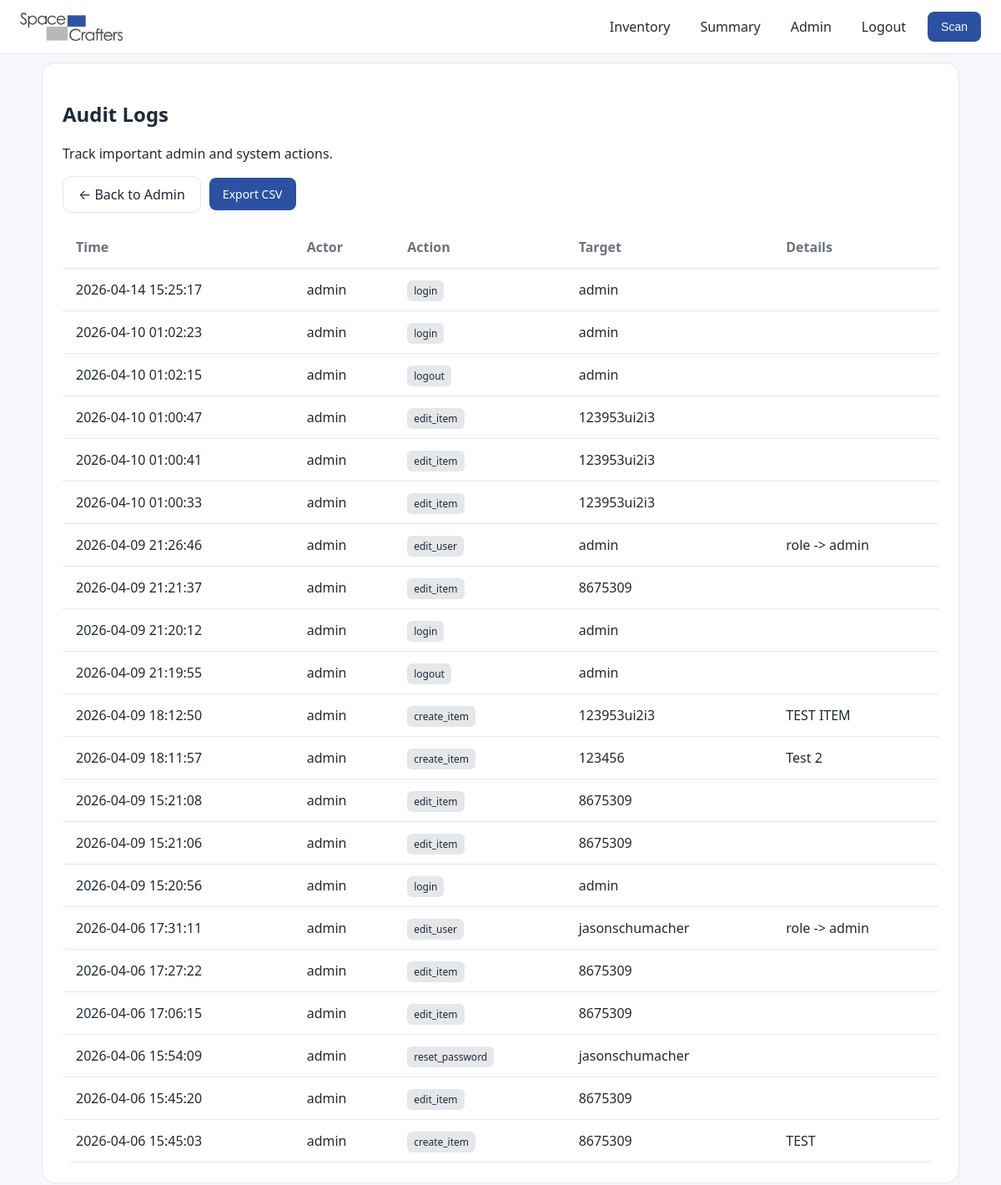
Before: /admin/logs (signed in) with the older database file.
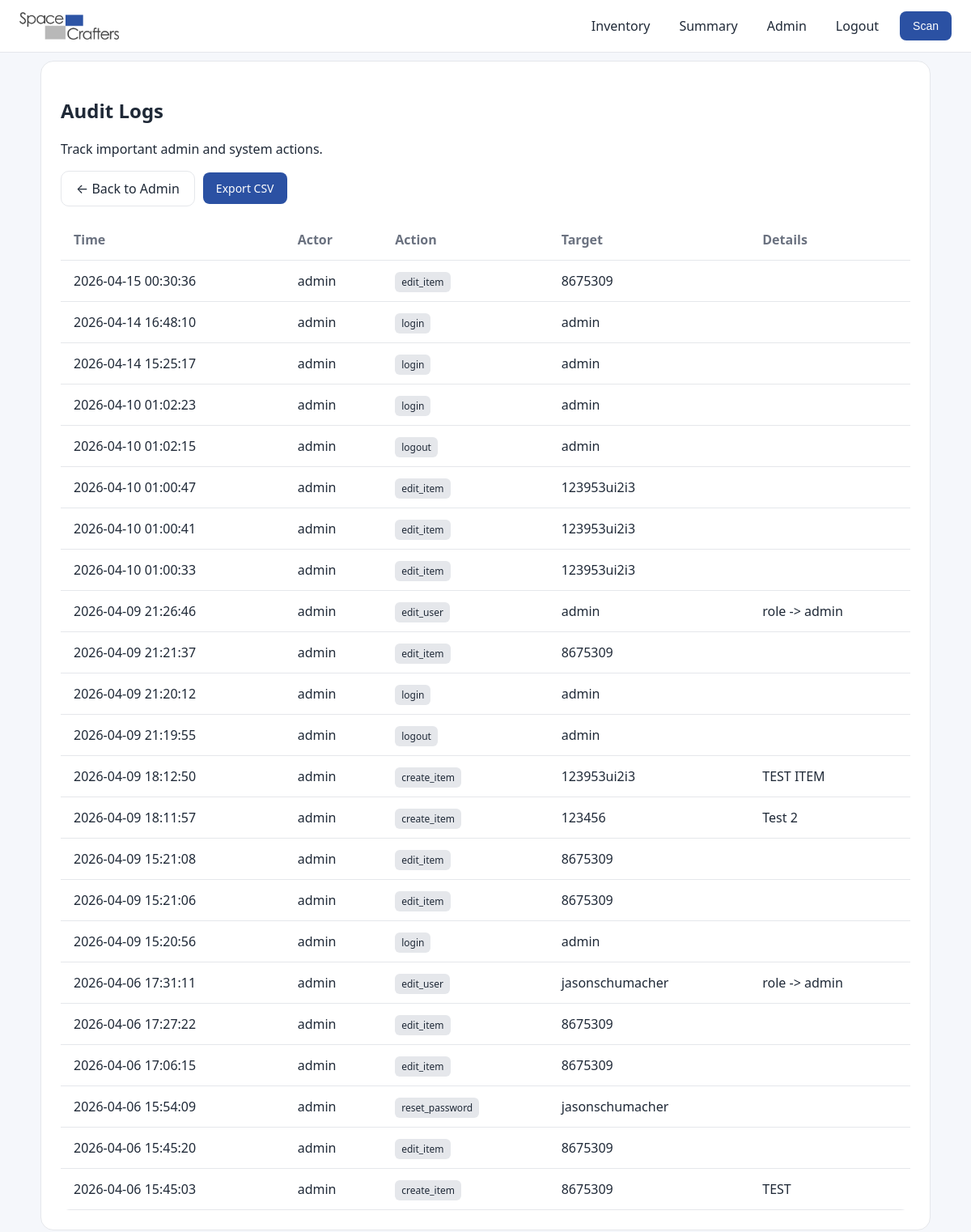
After: the same page with the newer database file.
### models.py (models this page shows)
class AuditLog(db.Model):
    __tablename__ = "audit_logs"
    id = db.Column(db.Integer, primary_key=True)
    actor_id = db.Column(
        db.Integer,
        db.ForeignKey("users.id"),
        nullable=True,
    )
    action = db.Column(db.String(200), nullable=False)
    target = db.Column(db.String(200))
    details = db.Column(db.Text)
    created_at = db.Column(
        db.DateTime,
        default=lambda: datetime.now(timezone.utc),
    )
    actor = db.relationship("User", back_populates="audit_logs")

class User(UserMixin, db.Model):
    __tablename__ = "users"
    id = db.Column(db.Integer, primary_key=True)
    username = db.Column(db.String(100), unique=True, nullable=False)
    password_hash = db.Column(db.String(200), nullable=False)
    role = db.Column(db.String(20), default="viewer")
    audit_logs = db.relationship(
        "AuditLog",
        back_populates="actor",
        cascade="all, delete-orphan",
    )
    @property
    def is_active(self):
        return True
    @property
    def is_admin(self):
        return self.role == "admin"

### app.py (the view)
@app.route("/admin/logs")
@login_required
@admin_required
def view_audit_logs():
    logs = AuditLog.query.order_by(AuditLog.id.desc()).limit(200).all()
    return render_template("audit_logs.html", logs=logs)

### app.py (called while the page is built)
@login_manager.user_loader
def load_user(user_id):
    return db.session.get(User, int(user_id))

def admin_required(view):
    @wraps(view)
    def wrapped(*args, **kwargs):
        if not current_user.is_authenticated or not current_user.is_admin:
            abort(403)
        return view(*args, **kwargs)
    return wrapped

### templates/audit_logs.html
{% extends "base.html" %}
{% block content %}
<div class="card">
  <h2>Audit Logs</h2>
  <p class="muted-text">
    Track important admin and system actions.
  </p>
  <div class="action-row">
    <a href="{{ url_for('admin') }}" class="secondary-btn">
      ← Back to Admin
    </a>
    <a href="{{ url_for('export_audit_logs') }}" class="primary-btn">
      Export CSV
    </a>
  </div>
  {% if logs %}
  <table class="summary-table">
    <thead>
      <tr>
        <th>Time</th>
        <th>Actor</th>
        <th>Action</th>
        <th>Target</th>
        <th>Details</th>
      </tr>
    </thead>
    <tbody>
      {% for log in logs %}
      <tr>
        <td>{{ log.created_at.strftime("%Y-%m-%d %H:%M:%S") }}</td>
        <td>
          {% if log.actor %}
            {{ log.actor.username }}
          {% else %}
            <em class="muted-text">System</em>
          {% endif %}
        </td>
        <td>
          <span class="badge-log">{{ log.action }}</span>
        </td>
        <td>{{ log.target or "—" }}</td>
        <td>{{ log.details or "" }}</td>
      </tr>
      {% endfor %}
    </tbody>
  </table>
  {% else %}
  <p class="muted-text">
    No audit logs recorded yet.
  </p>
  {% endif %}
</div>
{% endblock %}

### templates/base.html (shortened to what this page needs)
<!DOCTYPE html>
<html lang="en">
<head>
    <link rel="stylesheet" href="{{ url_for('static', filename='style.css') }}">
</head>
<body>
<header class="header">
    <div class="nav-left">
        <img src="{{ url_for('static', filename='logo.png') }}" class="logo-img">
    </div>
    <div class="nav-right">
        <nav class="nav-links">
            {% if current_user.is_authenticated %}
                <a href="{{ url_for('index') }}" class="nav-link">Inventory</a>
                <a href="{{ url_for('summary') }}" class="nav-link">Summary</a>
                {% if current_user.is_admin %}
                    <a href="{{ url_for('admin') }}" class="nav-link">Admin</a>
                {% endif %}
                <a href="{{ url_for('logout') }}" class="nav-link">Logout</a>
                <button class="primary-btn" onclick="openScanner()">
                    Scan
                </button>
            {% else %}
                <a href="{{ url_for('login') }}" class="nav-link">Login</a>
            {% endif %}
        </nav>
    </div>
</header>
<main class="page">
{% block content %}{% endblock %}
</main>
</body>
</html>

### static/style.css (style rules this page uses)
:root { --primary: #2b51a3; --primary-hover: #2b51a3cc; --bg: #f5f7fb; --card: #ffffff; --border: #e5e7eb; --text: #1f2937; --muted: #6b7280; }
body { margin: 0; font-family: system-ui, -apple-system, sans-serif; background: var(--bg); color: var(--text); }
img { max-width: 100%; display: block; }
.header { position: sticky; top: 0; height: 64px; background: var(--card); border-bottom: 1px solid var(--border); display: flex; justify-content: space-between; align-items: center; padding: 0 24px; z-index: 10; }
.logo-img { height: 34px; }
.nav-left { display: flex; align-items: center; gap: 10px; }
.nav-links { display: flex; gap: 16px; align-items: center; }
.nav-link { text-decoration: none; color: var(--text); font-weight: 500; padding: 6px 10px; border-radius: 8px; }
.page { max-width: 1100px; margin: 40px auto; padding: 0 20px; }
.card { background: var(--card); border: 1px solid var(--border); border-radius: 16px; padding: 24px; margin-bottom: 32px; }
.primary-btn { background: var(--primary); color: white; border: none; padding: 10px 16px; border-radius: 8px; font-size: 14px; font-weight: 500; cursor: pointer; transition: all 0.2s ease; }
.primary-btn, .secondary-btn { text-decoration: none; display: inline-flex; align-items: center; justify-content: center; box-sizing: border-box; }
.secondary-btn { background: var(--card); border: 1px solid var(--border); padding: 10px 18px; border-radius: 10px; cursor: pointer; color: var(--text); }
.table, .summary-table { width: 100%; border-collapse: collapse; }
.table, .summary-table { width: 100%; border-collapse: collapse; background: var(--card); border-radius: 12px; overflow: hidden; }
.badge-log { padding: 4px 8px; border-radius: 6px; background: var(--border); font-size: 12px; }
.page { margin-top: 10px; }
.action-row { display: flex; align-items: center; gap: 10px; margin-bottom: 16px; flex-wrap: wrap; }
.table th, .table td, .summary-table th, .summary-table td { padding: 14px 16px; border-bottom: 1px solid var(--border); vertical-align: middle; }
.summary-table { margin-top: 0; }
.table-section-header, .summary-table { width: 100%; }
.summary-table th { text-align: left; font-weight: 600; color: var(--muted); }
.summary-table td { text-align: left; }

Changed rows visible on the page:
added AuditLog: created_at "2026-04-15 00:30:36", actor.username "admin", action "edit_item", target "8675309"
added AuditLog: created_at "2026-04-14 16:48:10", actor.username "admin", action "login", target "admin"
